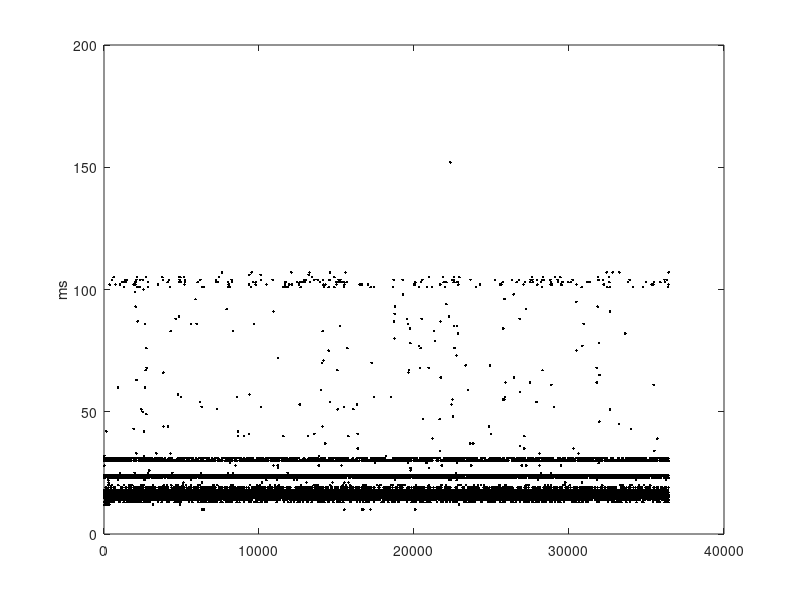

MATLAB code for this plot:
% plot the time of each iteration
% open the binary file
fid = fopen('timeLog.dat');
% read all data from the file into a 5-row matrix
data = fread(fid,'double');
% close the file
fclose(fid);
% plot the 2D position information
plot(diff(data),'k.');
ylabel('ms')